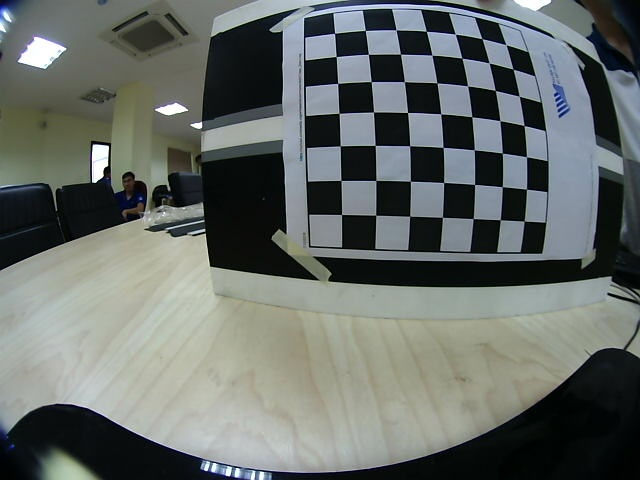
//> input picture code/image/Image0.jpg, 640 x 480 px, given in place of depthVideo.avi, which was not available
$ ./CalibCamera   (built with g++ and OpenCV 4)
//> lines starting //> are read from the running program, lines starting //| are printed output that depends on the picture; pictures that were not available may be replaced by others from this repository, and a replacement may not be noted
#include <iostream>
#include "opencv2/opencv.hpp"
#include "opencv2/calib3d/calib3d.hpp"
using  namespace std;
using namespace cv;
int main() {

    VideoCapture cap("/home/hoaiphuong/Desktop/depthVideo.avi");// open the default camera
   // VideoCapture cap("/home/hoaiphuong/Desktop/photos/hinh.avi");
    if(!cap.isOpened())  // check if we succeeded

    {
        cout <<"loi" << endl;
        return -1;
    }

    float intrinsicL[9] = { 4021.647192987246, 0, 289.2681406534879,0, 2063.840795697641, 296.9477514262573,0, 0, 1 };
    float distCoeffsL[5]= {-20.85217395672828, 496.0780489644387, -0.1519992457109527, 0.007373718783583586, -5847.008198395703};

    float intrinsicR[9] = { 418.4535213265403, 0, 317.2840861380859,0, 420.3090290275157, 213.8242139124298,0, 0, 1 };
    float distCoeffsR[5]= {-0.6785932084546785, 0.5380945237244258, 0.02055055818394564, 0.01534725027174448, -0.1741468280123287};

    Mat matrixcameraL  =Mat(3, 3, CV_32F, intrinsicL);
    Mat DistortionCoefficientsL=Mat(1, 5, CV_32F, distCoeffsL);
    Mat matrixcameraR  =Mat(3, 3, CV_32F, intrinsicL);
    Mat DistortionCoefficientsR=Mat(1, 5, CV_32F, distCoeffsL);


    Mat view, map1, map2,map3, map4;
    Mat rview;
    Size kichthuoc(1280,720);


    initUndistortRectifyMap(matrixcameraL, DistortionCoefficientsL, Mat(),
                            getOptimalNewCameraMatrix(matrixcameraL, DistortionCoefficientsL,  kichthuoc, 0,  Size(640,480),0, true),
                            Size(640,480), CV_16SC2, map1, map2);

    initUndistortRectifyMap(matrixcameraR, DistortionCoefficientsR, Mat(),
                            getOptimalNewCameraMatrix(matrixcameraR, DistortionCoefficientsR,  kichthuoc, 0,  Size(640,480),0, true),
                            Size(640,480), CV_16SC2, map3, map4);
    for(;;)
    {

        Mat frame;
        cap >> frame; // get a new frame from camera
//> frame is the input picture: 480 rows x 640 cols, CV_8UC3; mean B, G, R 104.1, 107.4, 101.8

        imshow("a",frame);

        Rect ROI1(0,0,frame.cols/2,frame.rows);
//> ROI1 = Rect(0, 0, 320, 480)
        Rect ROI2(frame.cols/2,0,frame.cols- frame.cols/2,frame.rows);
//> ROI2 = Rect(320, 0, 320, 480)

        Mat ImageLeft = frame(ROI1);
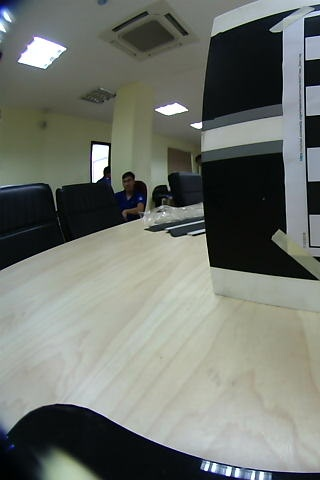
//> ImageLeft: 480 rows x 320 cols, CV_8UC3; mean B, G, R 110.3, 117.2, 112.6
        Mat ImageRight = frame(ROI2);
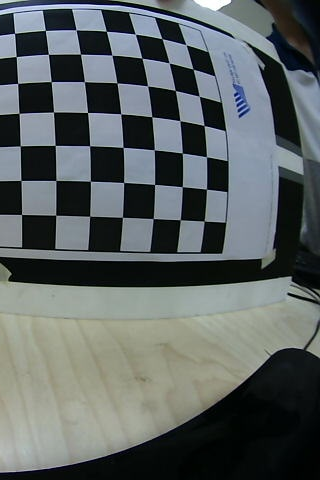
//> ImageRight: 480 rows x 320 cols, CV_8UC3; mean B, G, R 97.9, 97.6, 90.9
        imshow("ImageLeft",ImageLeft);
        imshow("ImageRight",ImageRight);

        remap(ImageLeft, ImageLeft, map1, map2, INTER_LINEAR);
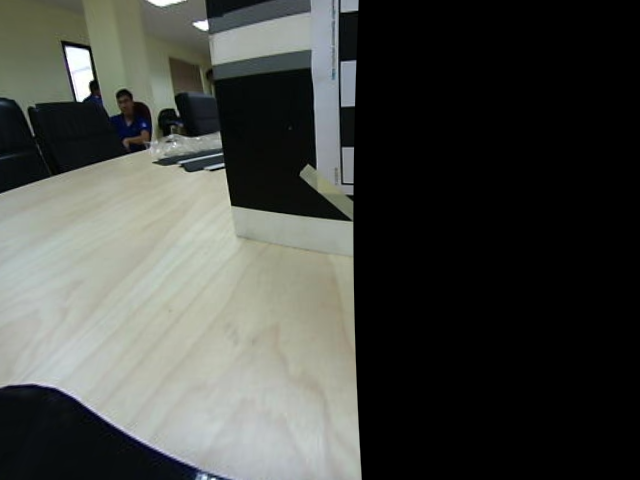
//> ImageLeft: 480 rows x 640 cols, CV_8UC3; mean B, G, R 67.2, 71.6, 69.3
        remap(ImageRight, ImageRight, map3, map4, INTER_LINEAR);
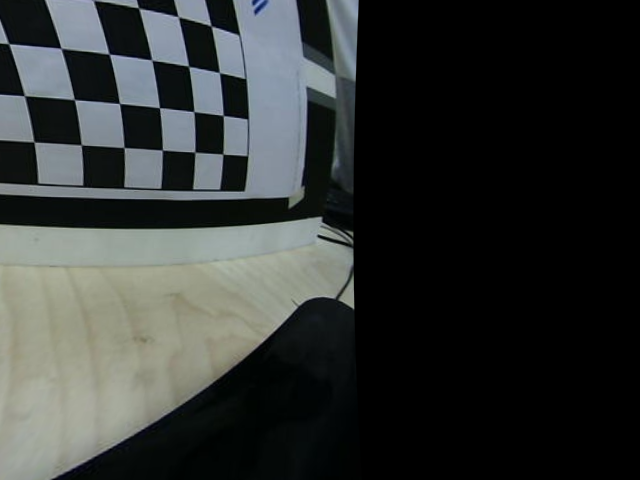
//> ImageRight: 480 rows x 640 cols, CV_8UC3; mean B, G, R 51.8, 53.2, 49.8


        Point2f pc(ImageLeft.cols/2., ImageLeft.rows/2.);
//> pc = Point(320, 240)
        Mat r = getRotationMatrix2D(pc, -180, 1.0);

       warpAffine(ImageRight, ImageRight, r, ImageRight.size()); // what size I should use?
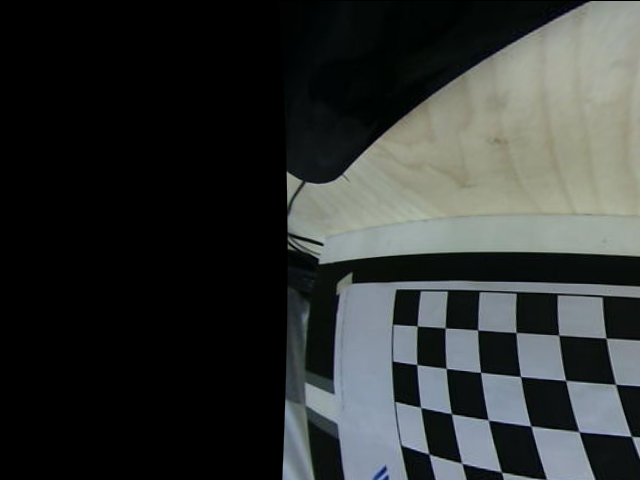
//> ImageRight: 480 rows x 640 cols, CV_8UC3; mean B, G, R 51.5, 52.9, 49.6
       warpAffine(ImageLeft, ImageLeft, r, ImageLeft.size());
        imshow("right",ImageRight);
        imshow("left",ImageLeft);
        Mat grayImageLeft, grayImageRight,results;
        // [9 lines of commented-out code are left out]
        cvtColor(ImageLeft, grayImageLeft, CV_BGR2GRAY);
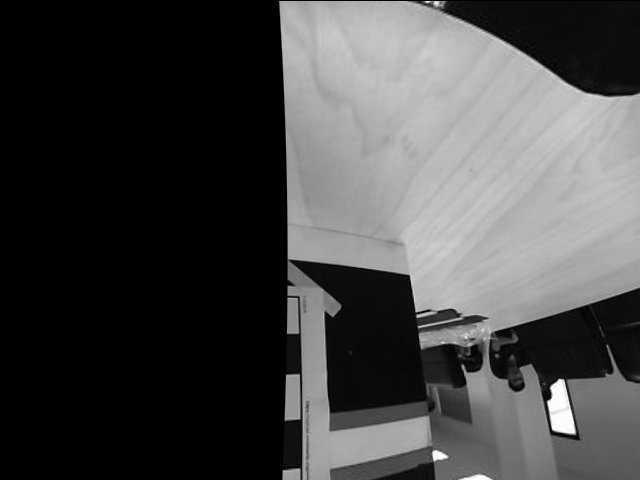
//> grayImageLeft: 480 rows x 640 cols, CV_8UC1; min 0, max 255, mean 70.2
        cvtColor(ImageRight, grayImageRight, CV_BGR2GRAY);

        cv::Ptr<cv::StereoBM> sbm = cv::StereoBM::create();
// [7 lines of commented-out code are left out]


        sbm->compute(grayImageLeft,grayImageRight,results);
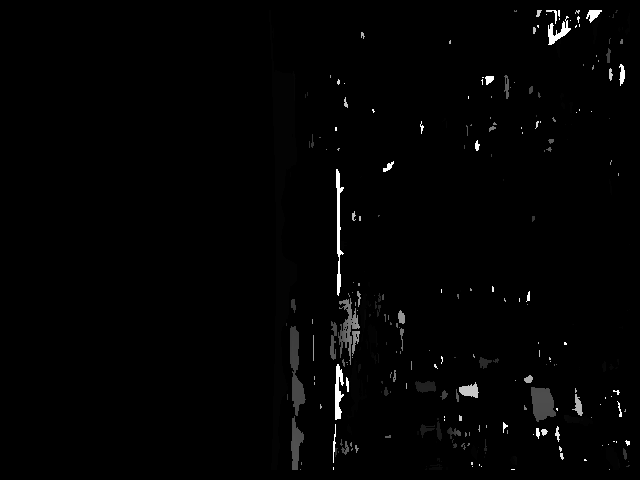
//> results: 480 rows x 640 cols, CV_16SC1; min -16, max 1008, mean -3.3; drawn with min black and max white
        normalize(results, results, 0, 255, CV_MINMAX, CV_8U);
//> results: 480 rows x 640 cols, CV_8UC1

        imshow("results",results);


      // [79 lines of commented-out code are left out]
        waitKey(0);
            if(waitKey(30) >= 0) break;
//> the Esc key is pressed
        }
        return 0;
    }

$ run again, on code/image/Image1.jpg
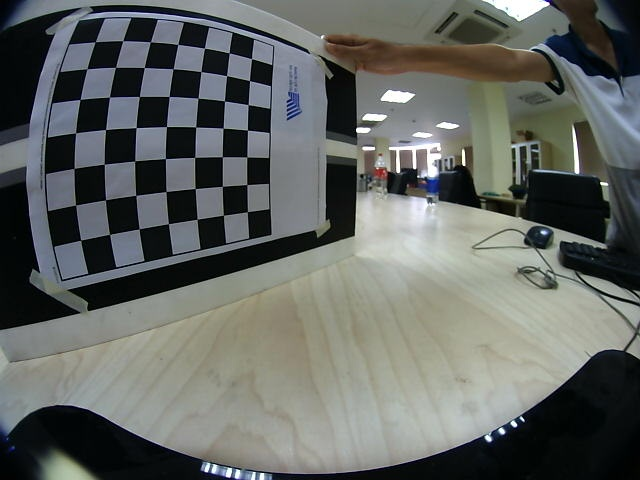
//> input picture code/image/Image1.jpg, 640 x 480 px, given in place of depthVideo.avi, which was not available
//> frame is the input picture: 480 rows x 640 cols, CV_8UC3; mean B, G, R 98.5, 101.8, 98.3
//> `remap(ImageRight, ImageRight, map3, map4, INTER_LINEAR);`:
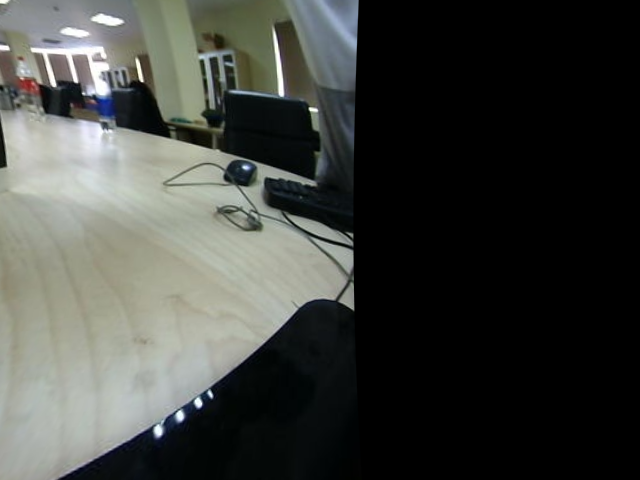
//> ImageRight: 480 rows x 640 cols, CV_8UC3; mean B, G, R 62.2, 66.3, 64.1
//> `sbm->compute(grayImageLeft,grayImageRight,results);`:
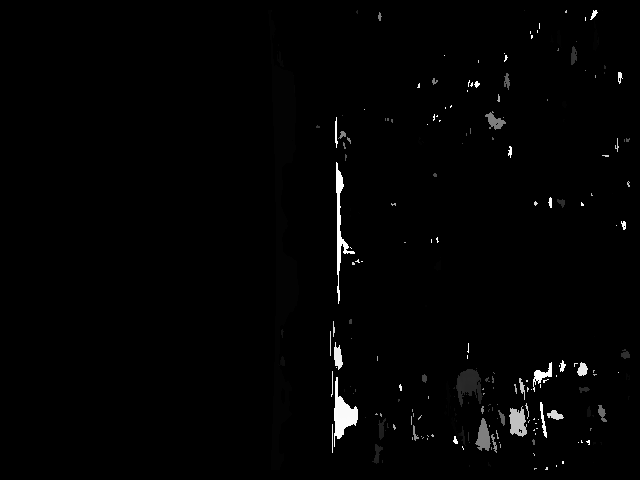
//> results: 480 rows x 640 cols, CV_16SC1; min -16, max 1008, mean -3.3; drawn with min black and max white

$ run again, on code/image/Image10.jpg
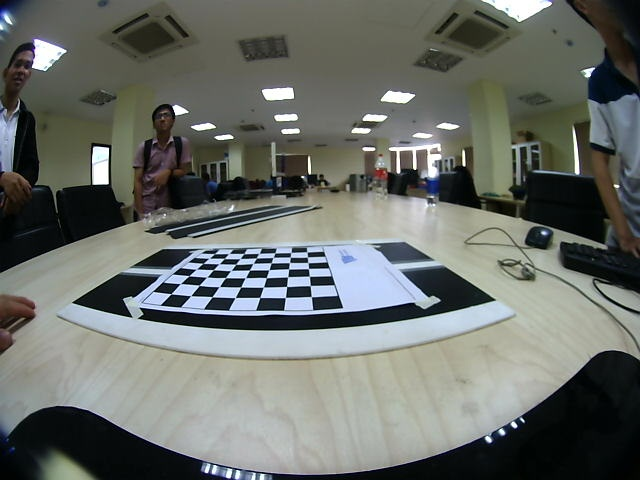
//> input picture code/image/Image10.jpg, 640 x 480 px, given in place of depthVideo.avi, which was not available
//> frame is the input picture: 480 rows x 640 cols, CV_8UC3; mean B, G, R 104.8, 109.8, 105.8
//> `remap(ImageRight, ImageRight, map3, map4, INTER_LINEAR);`:
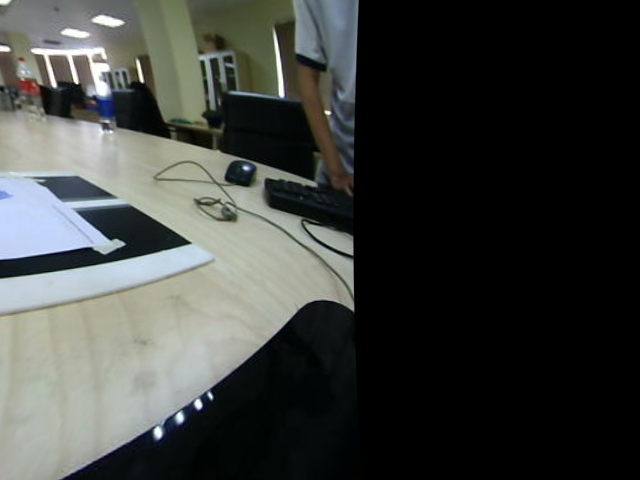
//> ImageRight: 480 rows x 640 cols, CV_8UC3; mean B, G, R 61.2, 64, 61.4
//> `sbm->compute(grayImageLeft,grayImageRight,results);`:
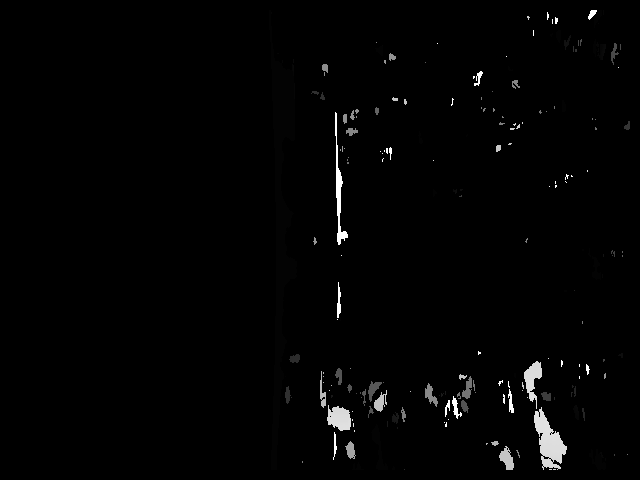
//> results: 480 rows x 640 cols, CV_16SC1; min -16, max 1008, mean -2.4; drawn with min black and max white

$ run again, on code/image/Image11.jpg
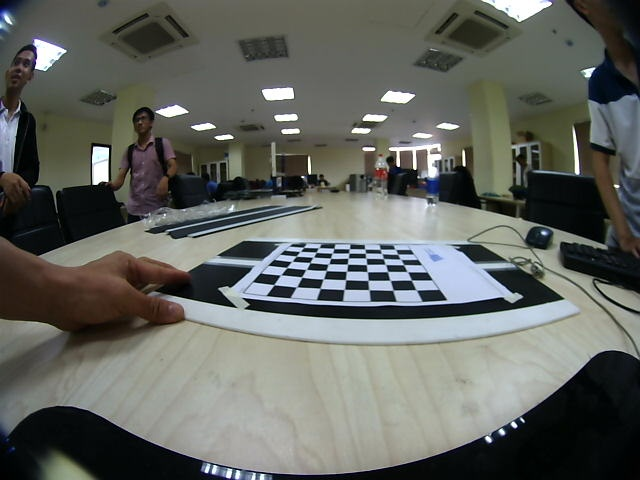
//> input picture code/image/Image11.jpg, 640 x 480 px, given in place of depthVideo.avi, which was not available
//> frame is the input picture: 480 rows x 640 cols, CV_8UC3; mean B, G, R 96.2, 101.5, 98.7
//> `sbm->compute(grayImageLeft,grayImageRight,results);`:
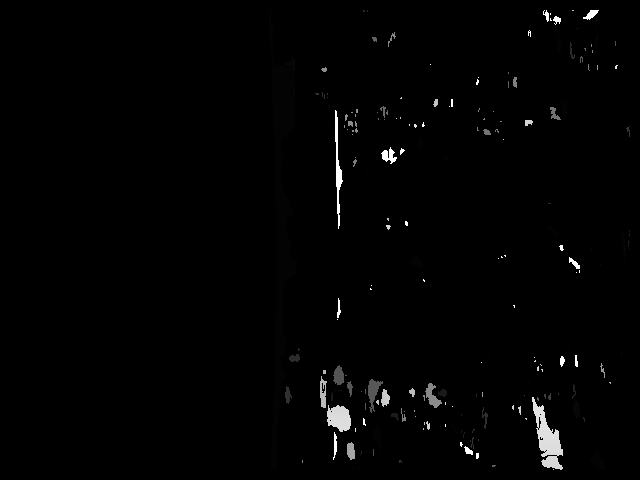
//> results: 480 rows x 640 cols, CV_16SC1; min -16, max 1008, mean -4.3; drawn with min black and max white
